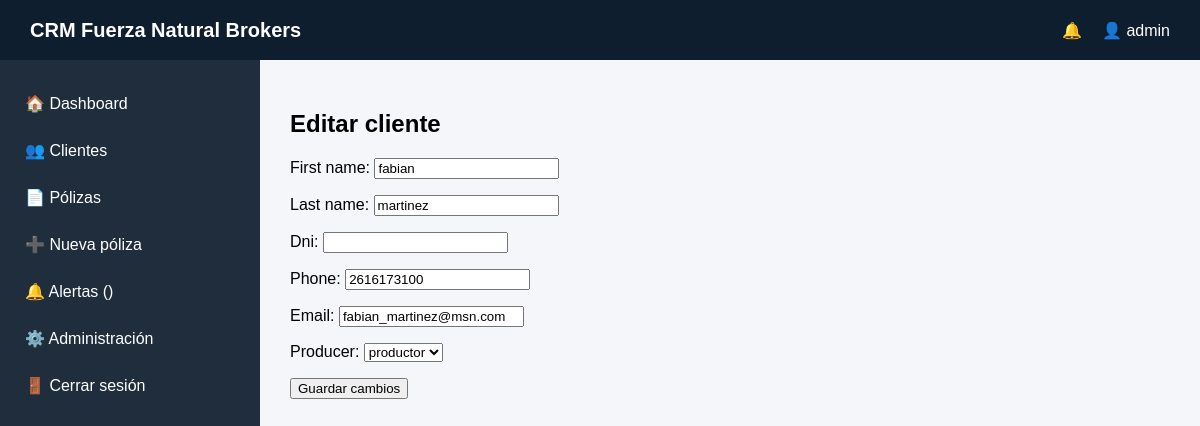
The page /clientes/editar/1/ (signed in) on the database as committed earlier.
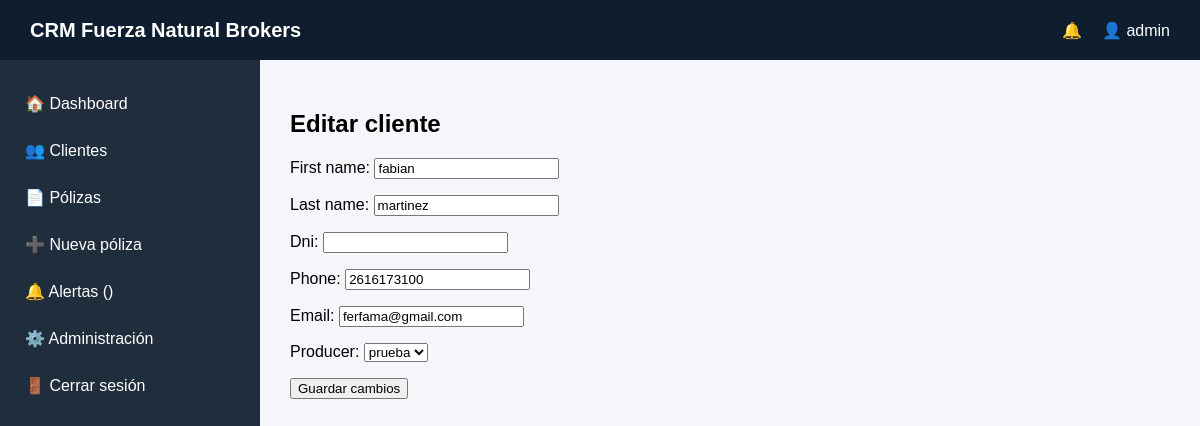
The same page on the database as committed later.
### clients/models.py (models this page shows, shortened)
class Client(models.Model):
    first_name = models.CharField(max_length=100, db_index=True)
    last_name = models.CharField(max_length=100, db_index=True)
    dni = models.CharField(
        max_length=20, unique=True, blank=True, null=True, db_index=True
    )
    phone = models.CharField(max_length=20)
    email = models.EmailField(blank=True, null=True)
    producer = models.ForeignKey(
        User,
        on_delete=models.CASCADE,
        limit_choices_to={"is_producer": True},
    )
    created_at = models.DateTimeField(auto_now_add=True)

### clients/views.py (the view)
# urls.py: path("editar/<int:cliente_id>/", views.editar_cliente, name="editar_cliente"),
@login_required
def editar_cliente(request, cliente_id):
    cliente = get_object_or_404(Client, id=cliente_id)
    if request.method == "POST":
        form = ClientForm(request.POST, instance=cliente)
        if form.is_valid():
            form.save()
            return redirect("clientes")
    else:
        form = ClientForm(instance=cliente)
    return render(
        request,
        "clientes/editar_cliente.html",
        {
            "form": form,
        },
    )

### clients/forms.py
class ClientForm(forms.ModelForm):
    class Meta:
        model = Client
        fields = "__all__"
        widgets = {
            "first_name": forms.TextInput(attrs={"class": "form-control"}),
            "last_name": forms.TextInput(attrs={"class": "form-control"}),
            "dni": forms.TextInput(attrs={"class": "form-control"}),
            "phone": forms.TextInput(attrs={"class": "form-control"}),
            "email": forms.EmailInput(attrs={"class": "form-control"}),
            "producer": forms.Select(attrs={"class": "form-control"}),
        }

### accounts/models.py (called while the page is built)
    def __str__(self):
        return self.username

### templates/clientes/editar_cliente.html (shortened to what this page needs)
{% extends "base.html" %}
{% block content %}
<h2>Editar cliente</h2>
<form method="post">
    {{ form.as_p }}
    <button type="submit">Guardar cambios</button>
</form>
{% endblock %}

Rows that differ between the two databases and show on the page:
changed Client "fabian": email "fabian_martinez@msn.com" → "ferfama@gmail.com"; producer "productor" → "prueba"
